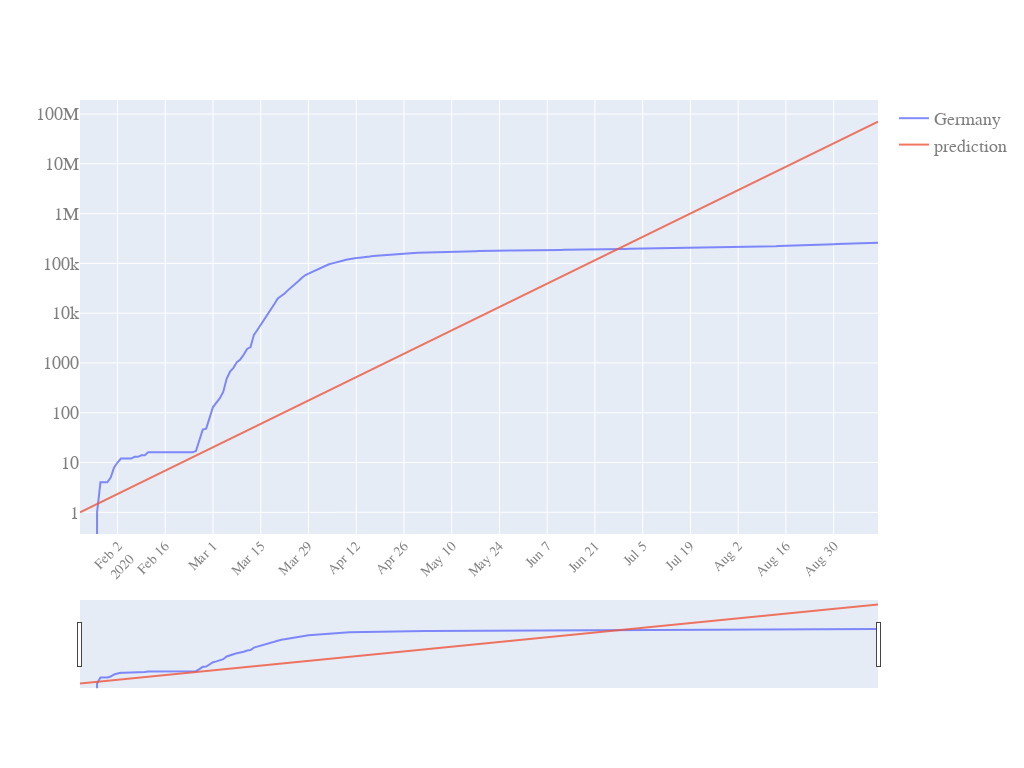

Source (notebook cell):
### Code cell
quick_plot(LR_inspect.date,
           LR_inspect.iloc[:,1:],
           y_scale='log',
           slider=True)

### Figure 1 — Plotly figure (JSON) as saved in the notebook; plotly's stock layout.template omitted (floating-point values rounded to 4 significant figures; data arrays with more than 128 entries replaced by an {"elided": "..."} marker saying what was removed)
{"data": [{"name": "Germany", "opacity": 0.8, "type": "scatter", "x": {"elided": "235 str values"}, "y": {"elided": "235 int values"}}, {"name": "prediction", "opacity": 0.8, "type": "scatter", "x": {"elided": "235 str values"}, "y": {"elided": "235 float values"}}], "layout": {"autosize": true, "font": {"color": "#7f7f7f", "family": "PT Sans, monospace", "size": 18}, "height": 768, "width": 1024, "xaxis": {"nticks": 20, "rangeslider": {"visible": true}, "tickangle": -45, "tickfont": {"color": "#7f7f7f", "size": 14}}, "yaxis": {"type": "log"}}}
